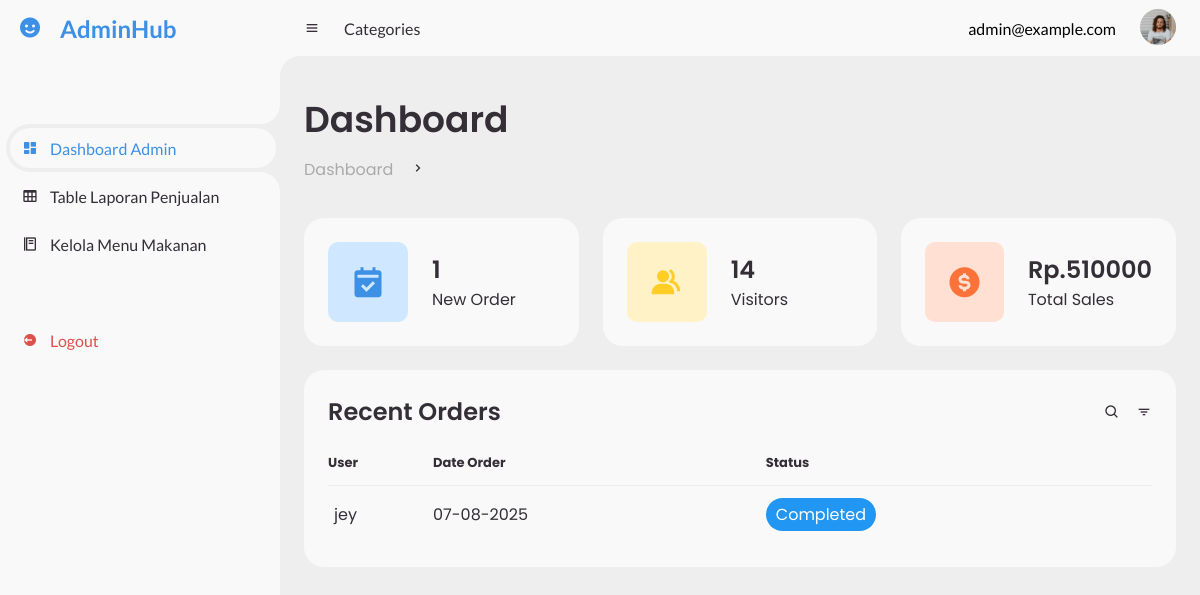
/Admin/admin.php, run on the app's committed database.
### tables this page shows
CREATE TABLE `orders` (
  `id` int(11) NOT NULL,
  `reservation_id` int(11) NOT NULL,
  `food` varchar(100) NOT NULL,
  `qty` int(11) NOT NULL DEFAULT 1,
  `status` enum('belum','diproses','selesai') NOT NULL DEFAULT 'belum'
);

CREATE TABLE `reservations` (
  `id` int(11) NOT NULL,
  `name` varchar(100) DEFAULT NULL,
  `email` varchar(100) DEFAULT NULL,
  `table_number` int(11) DEFAULT NULL,
  `reservation_date` date DEFAULT NULL,
  `reservation_time` time DEFAULT NULL,
  `guest_count` int(11) DEFAULT NULL,
  `status` enum('belum','selesai','dibayar') DEFAULT 'belum',
  `status_meja` enum('belum selesai','selesai','dibatalkan') NOT NULL
);

### Admin/admin.php (the view, shortened to what this page needs)
<?php
include '../db.php';
$orderQuery = mysqli_query($conn, "SELECT COUNT(*) as total_order FROM orders");
$orderData = $orderQuery->fetch_assoc();
$total_order = $orderData['total_order'];
$visitorQuery = mysqli_query($conn, "SELECT SUM(guest_count) as total_visitors FROM reservations");
$visitorData = $visitorQuery->fetch_assoc();
$total_visitors = $visitorData['total_visitors'];
$salesQuery = mysqli_query($conn, "SELECT SUM(total) as total_sales FROM pembayaran");
$salesData = $salesQuery->fetch_assoc();
$total_sales = $salesData['total_sales'];
$sql = "
  SELECT r.name AS user_name, r.reservation_date AS date_order, o.status
  FROM orders o
  JOIN reservations r ON o.reservation_id = r.id
  ORDER BY o.id DESC
  LIMIT 10
";
$query = $conn->query($sql);
function statusBadge($status) {
    switch ($status) {
        case 'selesai': return '<span style="background-color:#2196f3;color:white;padding:5px 10px;border-radius:20px;">Completed</span>';
    }
}
?>
<!DOCTYPE html>
<html lang="en">
<head>
</head>
<body>
	<?php include 'layouts/navbar.php'; ?>
	<main>
		<div class="head-title">
			<div class="left">
				<h1>Dashboard</h1>
				<ul class="breadcrumb">
					<li>
						<a href="#">Dashboard</a>
					</li>
					<li><i class='bx bx-chevron-right' ></i></li>
				</ul>
			</div>
		</div>
		<ul class="box-info">
			<li>
				<i class='bx bxs-calendar-check' ></i>
				<span class="text">
					<h3><?= $total_order ?></h3>
					<p>New Order</p>
				</span>
			</li>
			<li>
				<i class='bx bxs-group' ></i>
				<span class="text">
					<h3><?= $total_visitors ?></h3>
					<p>Visitors</p>
				</span>
			</li>
			<li>
				<i class='bx bxs-dollar-circle' ></i>
				<span class="text">
					<h3>Rp.<?= $total_sales ?></h3>
					<p>Total Sales</p>
				</span>
			</li>
		</ul>
		<div class="table-data">
			<div class="order">
				<div class="head">
					<h3>Recent Orders</h3>
					<i class='bx bx-search' ></i>
					<i class='bx bx-filter' ></i>
				</div>
				<table>
					<thead>
						<tr>
							<th>User</th>
							<th>Date Order</th>
							<th>Status</th>
						</tr>
					</thead>
					<tbody>
    <?php while($row = $query->fetch_assoc()): ?>
    <tr>
      <td><?= htmlspecialchars($row['user_name']) ?></td>
      <td><?= date('d-m-Y', strtotime($row['date_order'])) ?></td>
      <td><?= statusBadge($row['status']) ?></td>
    </tr>
    <?php endwhile; ?>
  </tbody>
				</table>
			</div>
		</div>
	</main>
</body>
</html>

### Admin/css/style.css (style rules this page uses)
* { margin: 0; padding: 0; box-sizing: border-box; }
a { text-decoration: none; }
li { list-style: none; }
:root { --poppins: 'Poppins', sans-serif; --lato: 'Lato', sans-serif; --light: #F9F9F9; --blue: #3C91E6; --light-blue: #CFE8FF; --grey: #eee; --dark-grey: #AAAAAA; --dark: #342E37; --red: #DB504A; --yellow: #FFCE26; --light-yellow: #FFF2C6; --orange: #FD7238; --light-orange: #FFE0D3; }
html { overflow-x: hidden; }
body { background: var(--grey); overflow-x: hidden; }
#content main { width: 100%; padding: 36px 24px; font-family: var(--poppins); max-height: calc(100vh - 56px); overflow-y: auto; }
#content main .head-title { display: flex; align-items: center; justify-content: space-between; grid-gap: 16px; flex-wrap: wrap; }
#content main .head-title .left h1 { font-size: 36px; font-weight: 600; margin-bottom: 10px; color: var(--dark); }
#content main .head-title .left .breadcrumb { display: flex; align-items: center; grid-gap: 16px; }
#content main .head-title .left .breadcrumb li { color: var(--dark); }
#content main .head-title .left .breadcrumb li a { color: var(--dark-grey); pointer-events: none; }
#content main .box-info { display: grid; grid-template-columns: repeat(auto-fit, minmax(240px, 1fr)); grid-gap: 24px; margin-top: 36px; }
#content main .box-info li { padding: 24px; background: var(--light); border-radius: 20px; display: flex; align-items: center; grid-gap: 24px; }
#content main .box-info li .bx { width: 80px; height: 80px; border-radius: 10px; font-size: 36px; display: flex; justify-content: center; align-items: center; }
#content main .box-info li:nth-child(1) .bx { background: var(--light-blue); color: var(--blue); }
#content main .box-info li:nth-child(2) .bx { background: var(--light-yellow); color: var(--yellow); }
#content main .box-info li:nth-child(3) .bx { background: var(--light-orange); color: var(--orange); }
#content main .box-info li .text h3 { font-size: 24px; font-weight: 600; color: var(--dark); }
#content main .box-info li .text p { color: var(--dark); }
#content main .table-data { display: flex; flex-wrap: wrap; grid-gap: 24px; margin-top: 24px; width: 100%; color: var(--dark); }
#content main .table-data > div { border-radius: 20px; background: var(--light); padding: 24px; overflow-x: auto; }
#content main .table-data .head { display: flex; align-items: center; grid-gap: 16px; margin-bottom: 24px; }
#content main .table-data .head h3 { margin-right: auto; font-size: 24px; font-weight: 600; }
#content main .table-data .head .bx { cursor: pointer; }
#content main .table-data .order { flex-grow: 1; flex-basis: 500px; }
#content main .table-data .order table { width: 100%; border-collapse: collapse; }
#content main .table-data .order table th { padding-bottom: 12px; font-size: 13px; text-align: left; border-bottom: 1px solid var(--grey); }
#content main .table-data .order table td { padding: 16px 0; }
#content main .table-data .order table tr td:first-child { display: flex; align-items: center; grid-gap: 12px; padding-left: 6px; }

### data on the page
orders: reservation.name "jey", reservation.reservation_date "07-08-2025", status "Completed"

### other printed values
$total_order "1"
$total_visitors "14"
$total_sales "510000"
